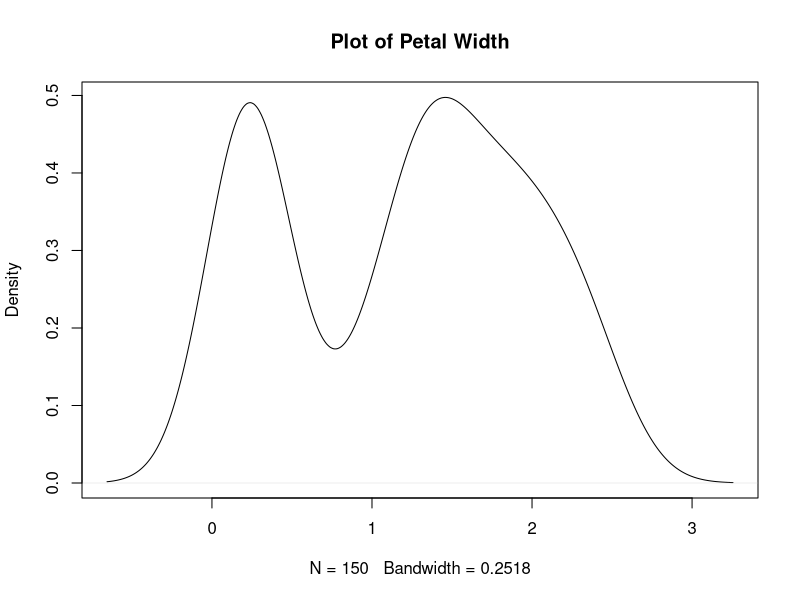

The R source for this figure:
## ---- chunk 1
y <- density(iris$Petal.Width)
## ---- chunk 2
class(y)
typeof(y)
structure(y)
## ---- chunk 3
#| echo: false
plot(y, main = "Plot of Petal Width")
